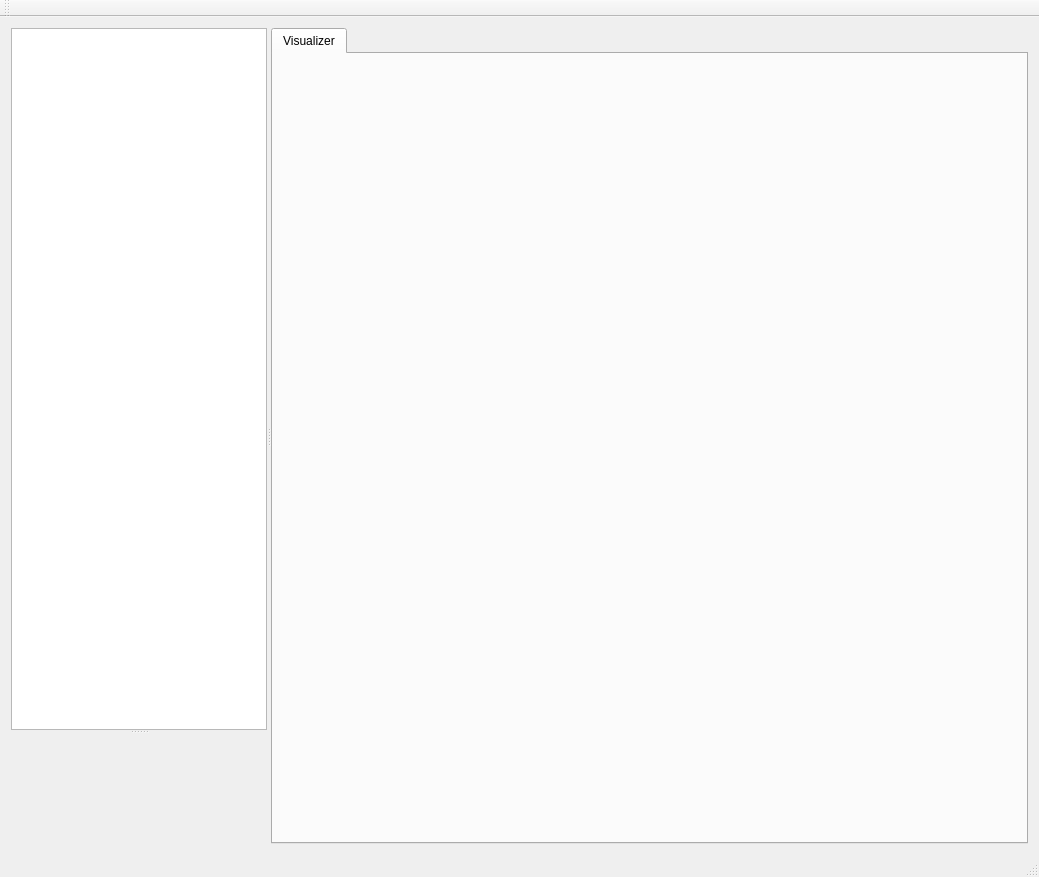
<?xml version="1.0" encoding="UTF-8"?>
<ui version="4.0">
 <class>URDFEditor</class>
 <widget class="QMainWindow" name="URDFEditor">
  <property name="geometry">
   <rect>
    <x>0</x>
    <y>0</y>
    <width>1039</width>
    <height>877</height>
   </rect>
  </property>
  <property name="windowTitle">
   <string>URDF Editor</string>
  </property>
  <widget class="QWidget" name="centralWidget">
   <layout class="QVBoxLayout" name="verticalLayout_22">
    <item>
     <widget class="QSplitter" name="splitter_2">
      <property name="orientation">
       <enum>Qt::Horizontal</enum>
      </property>
      <widget class="QSplitter" name="splitter">
       <property name="orientation">
        <enum>Qt::Vertical</enum>
       </property>
       <widget class="QTreeWidget" name="robotTreeWidget">
        <property name="sizePolicy">
         <sizepolicy hsizetype="Expanding" vsizetype="Expanding">
          <horstretch>0</horstretch>
          <verstretch>0</verstretch>
         </sizepolicy>
        </property>
        <property name="minimumSize">
         <size>
          <width>0</width>
          <height>0</height>
         </size>
        </property>
        <property name="baseSize">
         <size>
          <width>0</width>
          <height>0</height>
         </size>
        </property>
        <property name="contextMenuPolicy">
         <enum>Qt::CustomContextMenu</enum>
        </property>
        <property name="indentation">
         <number>20</number>
        </property>
        <property name="rootIsDecorated">
         <bool>false</bool>
        </property>
        <property name="headerHidden">
         <bool>true</bool>
        </property>
        <property name="columnCount">
         <number>1</number>
        </property>
        <attribute name="headerVisible">
         <bool>false</bool>
        </attribute>
        <attribute name="headerShowSortIndicator" stdset="0">
         <bool>true</bool>
        </attribute>
        <column>
         <property name="text">
          <string notr="true">1</string>
         </property>
        </column>
       </widget>
       <widget class="QWidget" name="propertyBrowserContainer" native="true">
        <property name="sizePolicy">
         <sizepolicy hsizetype="Expanding" vsizetype="Expanding">
          <horstretch>0</horstretch>
          <verstretch>0</verstretch>
         </sizepolicy>
        </property>
       </widget>
      </widget>
      <widget class="QTabWidget" name="mainTabWidget">
       <property name="sizePolicy">
        <sizepolicy hsizetype="Expanding" vsizetype="Expanding">
         <horstretch>1</horstretch>
         <verstretch>0</verstretch>
        </sizepolicy>
       </property>
       <property name="currentIndex">
        <number>0</number>
       </property>
       <widget class="QWidget" name="visualizer_tab">
        <attribute name="title">
         <string>Visualizer</string>
        </attribute>
       </widget>
      </widget>
     </widget>
    </item>
   </layout>
  </widget>
  <widget class="QMenuBar" name="menuBar">
   <property name="geometry">
    <rect>
     <x>0</x>
     <y>0</y>
     <width>1039</width>
     <height>22</height>
    </rect>
   </property>
  </widget>
  <widget class="QToolBar" name="mainToolBar">
   <attribute name="toolBarArea">
    <enum>TopToolBarArea</enum>
   </attribute>
   <attribute name="toolBarBreak">
    <bool>false</bool>
   </attribute>
  </widget>
  <widget class="QStatusBar" name="statusBar"/>
 </widget>
 <layoutdefault spacing="6" margin="11"/>
 <resources/>
 <connections/>
</ui>
